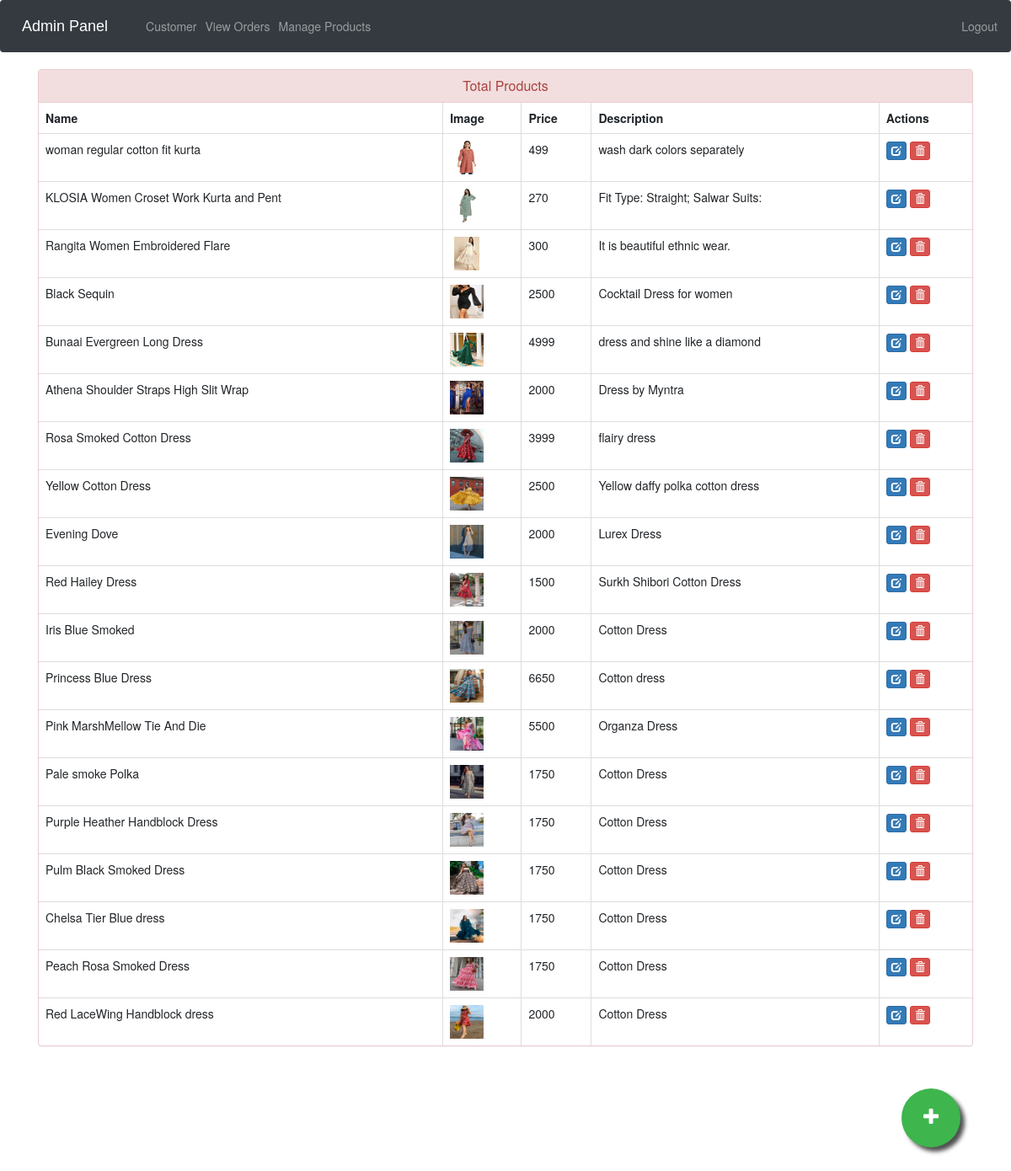
Screenshot of /admin-products (signed in) with the database file from the repository.
### ecom/models.py (models this page shows, shortened)
class Product(models.Model):
    name=models.CharField(max_length=40)
    product_image= models.ImageField(upload_to='product_image/',null=True,blank=True)
    price = models.PositiveIntegerField()
    description=models.CharField(max_length=40)

### ecom/views.py (the view)
# urls.py: path('admin-products', views.admin_products_view,name='admin-products'),
@login_required(login_url='adminlogin')
def admin_products_view(request):
    products=models.Product.objects.all()
    return render(request,'ecom/admin_products.html',{'products':products})

### templates/ecom/admin_products.html (shortened to what this page needs)
{% extends 'ecom/admin_base.html' %}
{% load static %}
{% block content %}
<head>
  <link href="//netdna.bootstrapcdn.com/bootstrap/3.0.0/css/bootstrap.min.css" rel="stylesheet" id="bootstrap-css">
</head>
<div class="container">
  <div class="panel panel-danger">
    <div class="panel-heading">
      <h6 class="panel-title">Total Products</h6>
    </div>
    <table class="table table-hover table-bordered" id="dev-table">
      <thead>
        <tr>
          <th>Name</th>
          <th>Image</th>
          <th>Price</th>
          <th>Description</th>
          <th>Actions</th>
        </tr>
      </thead>
      {% for p in products %}
  {% if p %}
      <tr>
        <td> {{p.name}}</td>
        <td> <img src="{% static p.product_image.url %}" alt="Profile Pic" height="40px" width="40px" /></td>
        <td>{{p.price}}</td>
        <td>{{p.description}}</td>
        <td><a class="btn btn-primary btn-xs" href="{% url 'update-product' p.id  %}"><span class="glyphicon glyphicon-edit"></span></a>
          <a class="btn btn-danger btn-xs" href="{% url 'delete-product' p.id  %}"><span class="glyphicon glyphicon-trash"></span></a></td>
      </tr>
      {%else%}
      <br><br><br>
      <h1>No Products!!</h1>
      {% endif %}
      {% endfor %}
    </table>
  </div>
</div>
<a href="/admin-add-product" class="float">
<i class="fa fa-plus my-float"></i>
</a>
{% endblock content %}

### templates/ecom/admin_base.html (style rules this page uses)
.fa { font-size: 23px; width: 60px; text-align: center; text-decoration: none; margin: 5px 2px; border-radius: 50%; }

### templates/ecom/admin_products.html (style rules this page uses)
a:link { text-decoration: none; }
h6 { text-align: center; }
.float { position:fixed; width:70px; height:70px; bottom:60px; right:60px; background-color:#3eb54d; color:#FFF; border-radius:50px; text-align:center; box-shadow: 5px 5px 5px #505050; }
.my-float { margin-top:22px; }

### rows the page displays
Product: name "woman regular cotton fit kurta", product_image (picture), price "499", description "wash dark colors separately"
Product: name "KLOSIA Women Croset Work Kurta and Pent", product_image (picture), price "270", description "Fit Type: Straight; Salwar Suits:"
Product: name "Rangita Women Embroidered Flare", product_image (picture), price "300", description "It is beautiful ethnic wear."
Product: name "Black Sequin", product_image (picture), price "2500", description "Cocktail Dress for women"
Product: name "Bunaai Evergreen Long Dress", product_image (picture), price "4999", description "dress and shine like a diamond"
Product: name "Athena Shoulder Straps High Slit Wrap", product_image (picture), price "2000", description "Dress by Myntra"
Product: name "Rosa Smoked Cotton Dress", product_image (picture), price "3999", description "flairy dress"
Product: name "Yellow Cotton Dress", product_image (picture), price "2500", description "Yellow daffy polka cotton dress"
Product: name "Evening Dove", product_image (picture), price "2000", description "Lurex Dress"
Product: name "Red Hailey Dress", product_image (picture), price "1500", description "Surkh Shibori Cotton Dress"
Product: name "Iris Blue Smoked", product_image (picture), price "2000", description "Cotton Dress"
Product: name "Princess Blue Dress", product_image (picture), price "6650", description "Cotton dress"
Product: name "Pink MarshMellow Tie And Die", product_image (picture), price "5500", description "Organza Dress"
Product: name "Pale smoke Polka", product_image (picture), price "1750", description "Cotton Dress"
Product: name "Purple Heather Handblock Dress", product_image (picture), price "1750", description "Cotton Dress"
Product: name "Pulm Black Smoked Dress", product_image (picture), price "1750", description "Cotton Dress"
Product: name "Chelsa Tier Blue dress", product_image (picture), price "1750", description "Cotton Dress"
Product: name "Peach Rosa Smoked Dress", product_image (picture), price "1750", description "Cotton Dress"
Product: name "Red LaceWing Handblock dress", product_image (picture), price "2000", description "Cotton Dress"
